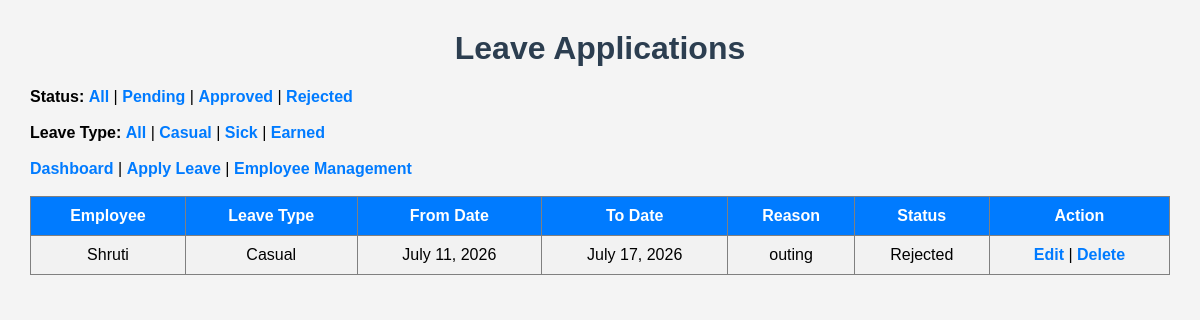
The app's page /leave/?status=Rejected with its own data.
### employee/models.py (models this page shows, shortened)
class Leave(models.Model):
    LEAVE_TYPES = [
        ('Casual', 'Casual'),
        ('Sick', 'Sick'),
        ('Earned', 'Earned'),
    ]
    STATUS_CHOICES = [
        ('Pending', 'Pending'),
        ('Approved', 'Approved'),
        ('Rejected', 'Rejected'),
    ]
    employee = models.ForeignKey(Employee, on_delete=models.CASCADE)
    leave_type = models.CharField(max_length=20, choices=LEAVE_TYPES)
    from_date = models.DateField()
    to_date = models.DateField()
    reason = models.TextField()
    status = models.CharField(max_length=20, choices=STATUS_CHOICES, default='Pending')

class Employee(models.Model):
    employee_id = models.CharField(max_length=20, unique=True)
    name = models.CharField(max_length=100)
    email = models.EmailField(unique=True)
    department = models.CharField(max_length=100)
    mobile_number = models.CharField(max_length=10)
    date_of_joining = models.DateField()
    def __str__(self):
        return self.name

### employee/views.py (the view)
# urls.py: path('leave/', views.leave_list, name='leave_list'),
def leave_list(request):
    status = request.GET.get('status')
    leave_type = request.GET.get('leave_type')
    leaves = Leave.objects.all()
    if status:
        leaves = leaves.filter(status=status)
    if leave_type:
        leaves = leaves.filter(leave_type=leave_type)
    return render(
        request,
        'employee/leave_list.html',
        {
            'leaves': leaves
        }
    )

### employee/templates/employee/leave_list.html (shortened to what this page needs)
<!DOCTYPE html>
<html>
    {% load static %}
<head>
    <link rel="stylesheet" href="{% static 'employee/style.css' %}">
</head>
<body>
<h1>Leave Applications</h1>
<b>Status:</b>
<a href="{% url 'leave_list' %}">All</a> |
<a href="?status=Pending">Pending</a> |
<a href="?status=Approved">Approved</a> |
<a href="?status=Rejected">Rejected</a>
<br><br>
<b>Leave Type:</b>
<a href="{% url 'leave_list' %}">All</a> |
<a href="?leave_type=Casual">Casual</a> |
<a href="?leave_type=Sick">Sick</a> |
<a href="?leave_type=Earned">Earned</a>
<br><br>
<a href="{% url 'dashboard' %}">Dashboard</a> |
<a href="{% url 'leave_add' %}">Apply Leave</a> |
<a href="{% url 'employee_list' %}">Employee Management</a>
<br><br>
<table border="1" cellpadding="10">
<tr>
    <th>Employee</th>
    <th>Leave Type</th>
    <th>From Date</th>
    <th>To Date</th>
    <th>Reason</th>
    <th>Status</th>
    <th>Action</th>
</tr>
{% for leave in leaves %}
<tr>
    <td>{{ leave.employee }}</td>
    <td>{{ leave.leave_type }}</td>
    <td>{{ leave.from_date }}</td>
    <td>{{ leave.to_date }}</td>
    <td>{{ leave.reason }}</td>
    <td>{{ leave.status }}</td>
    <td>
        <a href="{% url 'leave_update' leave.id %}">Edit</a> |
        <a href="{% url 'leave_delete' leave.id %}">Delete</a>
    </td>
</tr>
{% endfor %}
</table>
</body>
</html>

### employee/static/employee/style.css (style rules this page uses)
body { font-family: Arial, sans-serif; background-color:#f4f4f4; margin:30px; }
h1 { color:#2c3e50; text-align:center; }
table { width:100%; border-collapse:collapse; background:white; }
table th { background:#007bff; color:white; padding:10px; }
table td { padding:10px; text-align:center; }
table tr:nth-child(even) { background:#f2f2f2; }
a { text-decoration:none; color:#007bff; font-weight:bold; }

### records on screen
Leave: employee "Shruti", leave_type "Casual", from_date "July 11, 2026", to_date "July 17, 2026", reason "outing", status "Rejected"
